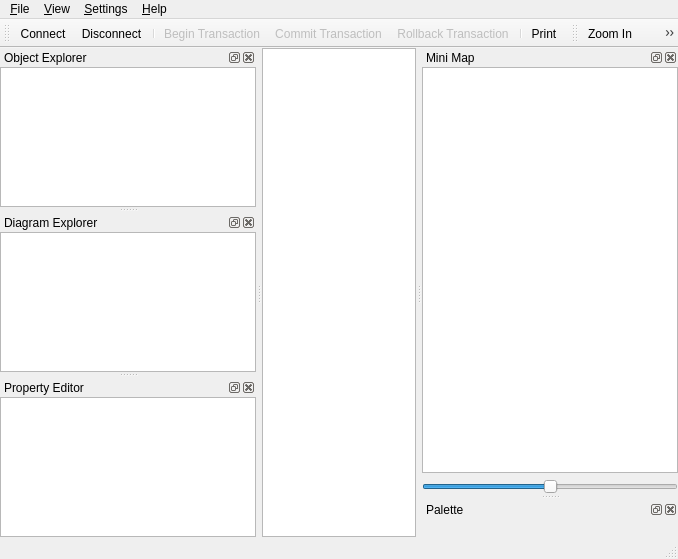
<ui version="4.0" >
 <class>MainWindowUi</class>
 <widget class="QMainWindow" name="MainWindowUi" >
  <property name="geometry" >
   <rect>
    <x>0</x>
    <y>0</y>
    <width>678</width>
    <height>559</height>
   </rect>
  </property>
  <property name="windowTitle" >
   <string>QReal</string>
  </property>
  <property name="windowIcon" >
   <iconset resource="../qrgui.qrc" >:/icons/designer_datatable.png</iconset>
  </property>
  <widget class="QWidget" name="centralwidget" >
   <layout class="QGridLayout" >
    <property name="leftMargin" >
     <number>0</number>
    </property>
    <property name="topMargin" >
     <number>0</number>
    </property>
    <property name="rightMargin" >
     <number>0</number>
    </property>
    <property name="bottomMargin" >
     <number>0</number>
    </property>
    <property name="horizontalSpacing" >
     <number>0</number>
    </property>
    <property name="verticalSpacing" >
     <number>0</number>
    </property>
    <item row="0" column="0" >
     <widget class="QGraphicsView" name="view" />
    </item>
   </layout>
  </widget>
  <widget class="QMenuBar" name="menubar" >
   <property name="geometry" >
    <rect>
     <x>0</x>
     <y>0</y>
     <width>678</width>
     <height>27</height>
    </rect>
   </property>
   <widget class="QMenu" name="menu_File" >
    <property name="title" >
     <string>&amp;File</string>
    </property>
    <addaction name="actionConnect" />
    <addaction name="actionDisconnect" />
    <addaction name="separator" />
    <addaction name="actionBeginTransaction" />
    <addaction name="actionCommitTransaction" />
    <addaction name="actionRollbackTransaction" />
    <addaction name="separator" />
    <addaction name="actionPrint" />
    <addaction name="actionMakeSvg" />
    <addaction name="separator" />
    <addaction name="actionQuit" />
   </widget>
   <widget class="QMenu" name="menu_View" >
    <property name="title" >
     <string>&amp;View</string>
    </property>
    <addaction name="actionZoom_In" />
    <addaction name="actionZoom_Out" />
    <addaction name="separator" />
    <addaction name="actionAntialiasing" />
    <addaction name="actionOpenGL_Renderer" />
   </widget>
   <widget class="QMenu" name="menuHelp" >
    <property name="title" >
     <string>&amp;Help</string>
    </property>
    <addaction name="actionHelp" />
    <addaction name="separator" />
    <addaction name="actionAbout" />
    <addaction name="actionAboutQt" />
   </widget>
   <widget class="QMenu" name="menuSettings" >
    <property name="title" >
     <string>&amp;Settings</string>
    </property>
    <addaction name="actionPlugins" />
   </widget>
   <addaction name="menu_File" />
   <addaction name="menu_View" />
   <addaction name="menuSettings" />
   <addaction name="menuHelp" />
  </widget>
  <widget class="QStatusBar" name="statusbar" />
  <widget class="QDockWidget" name="objectDock" >
   <property name="allowedAreas" >
    <set>Qt::AllDockWidgetAreas</set>
   </property>
   <property name="windowTitle" >
    <string>Object Explorer</string>
   </property>
   <attribute name="dockWidgetArea" >
    <number>1</number>
   </attribute>
   <widget class="QWidget" name="dockWidgetContents_3" >
    <layout class="QVBoxLayout" >
     <property name="spacing" >
      <number>6</number>
     </property>
     <property name="leftMargin" >
      <number>0</number>
     </property>
     <property name="topMargin" >
      <number>0</number>
     </property>
     <property name="rightMargin" >
      <number>0</number>
     </property>
     <property name="bottomMargin" >
      <number>0</number>
     </property>
     <item>
      <widget class="QTreeView" name="objectExplorer" >
       <property name="acceptDrops" >
        <bool>true</bool>
       </property>
       <property name="dragDropMode" >
        <enum>QAbstractItemView::DragDrop</enum>
       </property>
      </widget>
     </item>
    </layout>
   </widget>
  </widget>
  <widget class="QDockWidget" name="diagramDock" >
   <property name="allowedAreas" >
    <set>Qt::AllDockWidgetAreas</set>
   </property>
   <property name="windowTitle" >
    <string>Diagram Explorer</string>
   </property>
   <attribute name="dockWidgetArea" >
    <number>1</number>
   </attribute>
   <widget class="QWidget" name="dockWidgetContents_2" >
    <layout class="QHBoxLayout" >
     <property name="spacing" >
      <number>6</number>
     </property>
     <property name="leftMargin" >
      <number>0</number>
     </property>
     <property name="topMargin" >
      <number>0</number>
     </property>
     <property name="rightMargin" >
      <number>0</number>
     </property>
     <property name="bottomMargin" >
      <number>0</number>
     </property>
     <item>
      <widget class="QTreeView" name="diagramExplorer" >
       <property name="contextMenuPolicy" >
        <enum>Qt::ActionsContextMenu</enum>
       </property>
       <property name="acceptDrops" >
        <bool>true</bool>
       </property>
       <property name="dragDropMode" >
        <enum>QAbstractItemView::DragDrop</enum>
       </property>
      </widget>
     </item>
    </layout>
   </widget>
  </widget>
  <widget class="QToolBar" name="fileToolbar" >
   <property name="orientation" >
    <enum>Qt::Horizontal</enum>
   </property>
   <attribute name="toolBarArea" >
    <enum>TopToolBarArea</enum>
   </attribute>
   <attribute name="toolBarBreak" >
    <bool>false</bool>
   </attribute>
   <addaction name="actionConnect" />
   <addaction name="actionDisconnect" />
   <addaction name="separator" />
   <addaction name="actionBeginTransaction" />
   <addaction name="actionCommitTransaction" />
   <addaction name="actionRollbackTransaction" />
   <addaction name="separator" />
   <addaction name="actionPrint" />
  </widget>
  <widget class="QDockWidget" name="minimapDock" >
   <property name="windowTitle" >
    <string>Mini Map</string>
   </property>
   <attribute name="dockWidgetArea" >
    <number>2</number>
   </attribute>
   <widget class="QWidget" name="dockWidgetContents_4" >
    <layout class="QVBoxLayout" >
     <property name="spacing" >
      <number>6</number>
     </property>
     <property name="leftMargin" >
      <number>0</number>
     </property>
     <property name="topMargin" >
      <number>0</number>
     </property>
     <property name="rightMargin" >
      <number>0</number>
     </property>
     <property name="bottomMargin" >
      <number>0</number>
     </property>
     <item>
      <widget class="QGraphicsView" name="minimapView" >
       <property name="dragMode" >
        <enum>QGraphicsView::ScrollHandDrag</enum>
       </property>
      </widget>
     </item>
     <item>
      <widget class="QSlider" name="minimapZoomSlider" >
       <property name="maximum" >
        <number>50</number>
       </property>
       <property name="value" >
        <number>25</number>
       </property>
       <property name="orientation" >
        <enum>Qt::Horizontal</enum>
       </property>
      </widget>
     </item>
    </layout>
   </widget>
  </widget>
  <widget class="QDockWidget" name="paletteDock" >
   <property name="windowTitle" >
    <string>Palette</string>
   </property>
   <attribute name="dockWidgetArea" >
    <number>2</number>
   </attribute>
   <widget class="QWidget" name="dockWidgetContents_5" >
    <layout class="QHBoxLayout" >
     <property name="spacing" >
      <number>6</number>
     </property>
     <property name="leftMargin" >
      <number>0</number>
     </property>
     <property name="topMargin" >
      <number>0</number>
     </property>
     <property name="rightMargin" >
      <number>0</number>
     </property>
     <property name="bottomMargin" >
      <number>0</number>
     </property>
     <item>
      <widget class="QToolBox" name="paletteToolbox" />
     </item>
    </layout>
   </widget>
  </widget>
  <widget class="QToolBar" name="viewToolbar" >
   <property name="windowTitle" >
    <string>toolBar</string>
   </property>
   <attribute name="toolBarArea" >
    <enum>TopToolBarArea</enum>
   </attribute>
   <attribute name="toolBarBreak" >
    <bool>false</bool>
   </attribute>
   <addaction name="actionZoom_In" />
   <addaction name="actionZoom_Out" />
  </widget>
  <widget class="QDockWidget" name="propertyDock" >
   <property name="windowTitle" >
    <string>Property Editor</string>
   </property>
   <attribute name="dockWidgetArea" >
    <number>1</number>
   </attribute>
   <widget class="QWidget" name="dockWidgetContents" >
    <layout class="QVBoxLayout" >
     <property name="spacing" >
      <number>6</number>
     </property>
     <property name="leftMargin" >
      <number>0</number>
     </property>
     <property name="topMargin" >
      <number>0</number>
     </property>
     <property name="rightMargin" >
      <number>0</number>
     </property>
     <property name="bottomMargin" >
      <number>0</number>
     </property>
     <item>
      <widget class="QTableView" name="propertyEditor" >
       <property name="alternatingRowColors" >
        <bool>true</bool>
       </property>
       <property name="showGrid" >
        <bool>false</bool>
       </property>
      </widget>
     </item>
    </layout>
   </widget>
  </widget>
  <action name="actionQuit" >
   <property name="text" >
    <string>&amp;Quit</string>
   </property>
  </action>
  <action name="actionConnect" >
   <property name="icon" >
    <iconset resource="../qrgui.qrc" >:/icons/database_connected.png</iconset>
   </property>
   <property name="text" >
    <string>&amp;Connect</string>
   </property>
  </action>
  <action name="actionZoom_In" >
   <property name="icon" >
    <iconset resource="../qrgui.qrc" >:/icons/zoomin.png</iconset>
   </property>
   <property name="text" >
    <string>Zoom In</string>
   </property>
  </action>
  <action name="actionZoom_Out" >
   <property name="icon" >
    <iconset resource="../qrgui.qrc" >:/icons/zoomout.png</iconset>
   </property>
   <property name="text" >
    <string>Zoom Out</string>
   </property>
  </action>
  <action name="actionAntialiasing" >
   <property name="checkable" >
    <bool>true</bool>
   </property>
   <property name="checked" >
    <bool>true</bool>
   </property>
   <property name="text" >
    <string>Antialiasing</string>
   </property>
  </action>
  <action name="actionOpenGL_Renderer" >
   <property name="checkable" >
    <bool>true</bool>
   </property>
   <property name="text" >
    <string>OpenGL Renderer</string>
   </property>
  </action>
  <action name="actionPrint" >
   <property name="icon" >
    <iconset resource="../qrgui.qrc" >:/icons/print.png</iconset>
   </property>
   <property name="text" >
    <string>Print</string>
   </property>
  </action>
  <action name="actionMakeSvg" >
   <property name="text" >
    <string>Export to SVG</string>
   </property>
  </action>
  <action name="actionDisconnect" >
   <property name="icon" >
    <iconset resource="../qrgui.qrc" >:/icons/database_disconnect.png</iconset>
   </property>
   <property name="text" >
    <string>&amp;Disconnect</string>
   </property>
  </action>
  <action name="actionBeginTransaction" >
   <property name="enabled" >
    <bool>false</bool>
   </property>
   <property name="icon" >
    <iconset resource="../qrgui.qrc" >:/icons/database_connect.png</iconset>
   </property>
   <property name="text" >
    <string>Begin Transaction</string>
   </property>
  </action>
  <action name="actionCommitTransaction" >
   <property name="enabled" >
    <bool>false</bool>
   </property>
   <property name="icon" >
    <iconset resource="../qrgui.qrc" >:/icons/database_commit.png</iconset>
   </property>
   <property name="text" >
    <string>Commit Transaction</string>
   </property>
  </action>
  <action name="actionRollbackTransaction" >
   <property name="enabled" >
    <bool>false</bool>
   </property>
   <property name="icon" >
    <iconset resource="../qrgui.qrc" >:/icons/database_revert.png</iconset>
   </property>
   <property name="text" >
    <string>Rollback Transaction</string>
   </property>
  </action>
  <action name="actionDeleteFromDiagram" >
   <property name="text" >
    <string>Delete</string>
   </property>
  </action>
  <action name="actionHelp" >
   <property name="text" >
    <string>Small Help</string>
   </property>
  </action>
  <action name="actionAbout" >
   <property name="text" >
    <string>About...</string>
   </property>
  </action>
  <action name="actionAboutQt" >
   <property name="text" >
    <string>About Qt...</string>
   </property>
  </action>
  <action name="actionPlugins" >
   <property name="text" >
    <string>Plugins...</string>
   </property>
  </action>
 </widget>
 <layoutdefault spacing="0" margin="0" />
 <resources>
  <include location="../qrgui.qrc" />
 </resources>
 <connections/>
</ui>
